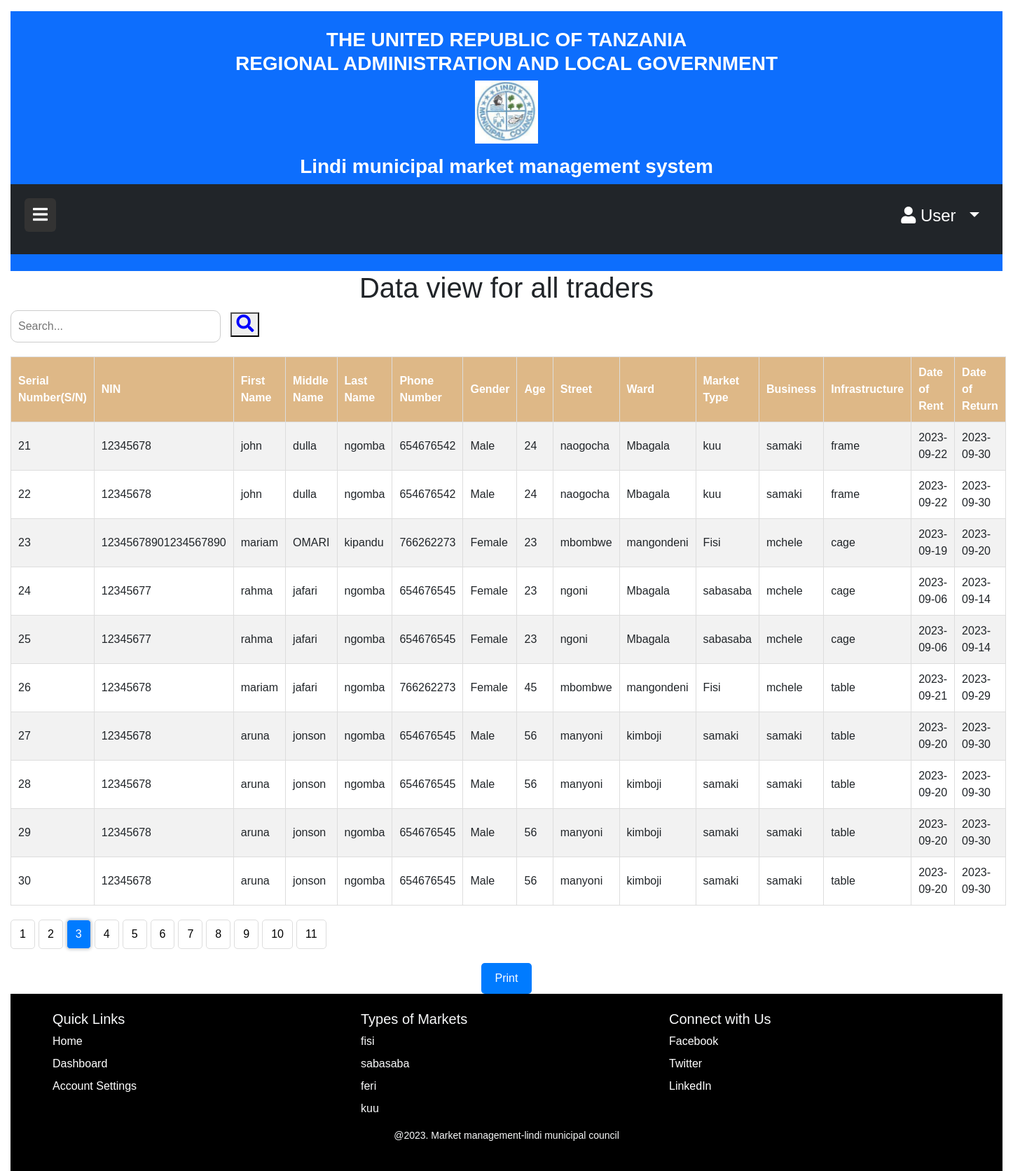
The app's page /Traders.php?page=3 with its own data.
### tables this page shows
CREATE TABLE `wafanyabiashara` (
  `Mfanyabiashara_ID` int(11) NOT NULL,
  `NIN` varchar(24) NOT NULL,
  `Jina_la_Kwanza` varchar(15) NOT NULL,
  `Jina_Kati` varchar(15) NOT NULL,
  `Jina_Mwisho` varchar(15) NOT NULL,
  `Namba_ya_Simu` int(11) NOT NULL,
  `Jinsi` text NOT NULL,
  `Umri` int(11) NOT NULL,
  `Street` varchar(15) NOT NULL,
  `Ward` varchar(15) NOT NULL,
  `MarketType` varchar(20) NOT NULL,
  `business` varchar(30) NOT NULL,
  `infrastructure` varchar(20) NOT NULL,
  `date_of_rent` date NOT NULL,
  `date_of_return` date NOT NULL
);

### Traders.php (the view, shortened to what this page needs)
<!DOCTYPE html>
<html>
<head>
  <link rel="stylesheet" href="https://cdn.jsdelivr.net/npm/bootstrap@5.3.0/dist/css/bootstrap.min.css">
  <link rel="stylesheet" href="https://cdnjs.cloudflare.com/ajax/libs/font-awesome/5.15.3/css/all.min.css">
  <link rel="stylesheet" href="style/content.css">
  <link rel="stylesheet" href="https://cdnjs.cloudflare.com/ajax/libs/font-awesome/5.15.4/css/all.min.css">
</head>
<body>
<div id="main-content">
            <header class="bg-primary text-white text-center py-4">
        <div class="d-flex flex-column align-items-center">
            <h3>THE UNITED REPUBLIC OF TANZANIA <br> REGIONAL ADMINISTRATION AND LOCAL GOVERNMENT</h3>
            <div class="mb-3" id="tp">
              <img src="image/lindi-municipal.jpg" alt="image" class="img-fluid">
            </div>
            <h3 class="m-0">Lindi municipal market management system<h3>
          </div>
    <div class="position-relative bg-dark p-3" id="top">
      <div class="d-flex justify-content-between">
          <button id="toggle-btn" class="btn btn-dark">
              <i class="fas fa-bars"></i>
          </button>
          <div class="user-dropdown">
              <button id="user-btn" class="btn btn-dark dropdown-toggle" data-bs-toggle="dropdown">
                  <i class="fas fa-user"></i> User <i class="fas fa-arrow"></i>
              </button>
          </div>
      </div>
    </div>
    </header>
<h1>Data view for all traders</h1>
<div class="search-container">
  <form method="GET" action="">
    <div class="search-wrapper">
      <input type="text" name="search"  placeholder="Search...">
      <button type="submit"><i class="fa fa-search" aria-hidden="true"></i></button>
    </div>
  </form>
</div>
  <?php
include 'Connection.php' ;
  $current_page = isset($_GET['page']) ? $_GET['page'] : 1;
  $rows_per_page = 10;
  $offset = ($current_page - 1) * $rows_per_page;
  $search_query = isset($_GET['search']) ? $_GET['search'] : '';
  $total_rows_query = "SELECT COUNT(*) AS total FROM wafanyabiashara WHERE
                        NIN LIKE '%$search_query%' OR
                        Jina_la_Kwanza LIKE '%$search_query%' OR
                        Jina_Kati LIKE '%$search_query%' OR
                        Jina_Mwisho LIKE '%$search_query%' OR
                        Namba_ya_Simu LIKE '%$search_query%' OR
                        Jinsi LIKE '%$search_query%' OR
                        Umri LIKE '%$search_query%' OR
                        Street LIKE '%$search_query%' OR
                        Ward LIKE '%$search_query%' OR
                        MarketType LIKE '%$search_query%' OR
                        business LIKE '%$search_query%' OR
                        infrastructure LIKE '%$search_query%' OR
                        date_of_rent LIKE '%$search_query%' OR
                        date_of_return LIKE '%$search_query%'";
  $total_rows_result = $conn->query($total_rows_query);
  $total_rows = $total_rows_result->fetch_assoc()['total'];
  $total_pages = ceil($total_rows / $rows_per_page);
  $sql = "SELECT * FROM wafanyabiashara WHERE
            NIN LIKE '%$search_query%' OR
            Jina_la_Kwanza LIKE '%$search_query%' OR
            Jina_Kati LIKE '%$search_query%' OR
            Jina_Mwisho LIKE '%$search_query%' OR
            Namba_ya_Simu LIKE '%$search_query%' OR
            Jinsi LIKE '%$search_query%' OR
            Umri LIKE '%$search_query%' OR
            Street LIKE '%$search_query%' OR
            Ward LIKE '%$search_query%' OR
            MarketType LIKE '%$search_query%' OR
            business LIKE  '%$search_query%' OR
            infrastructure LIKE '%$search_query%' OR
            date_of_rent LIKE '%$search_query%' OR
            date_of_return LIKE '%$search_query%'
          LIMIT $offset, $rows_per_page";
  $result = $conn->query($sql);
  if ($result->num_rows > 0) {
    echo "<table>";
    echo "<tr>
            <th class='serial-number'>Serial Number(S/N)</th>
            <th class='table-header'>NIN</th>
            <th class='table-header'>First Name</th>
            <th class='table-header'>Middle Name</th>
            <th class='table-header'>Last Name</th>
            <th class='table-header'>Phone Number</th>
            <th class='table-header'>Gender</th>
            <th class='table-header'>Age</th>
            <th class='table-header'>Street</th>
            <th class='table-header'>Ward</th>
            <th class='table-header'>Market Type</th>
            <th class='table-header'>Business</th>
            <th class='table-header'>Infrastructure</th>
            <th class='table-header'>Date of Rent</th>
            <th class='table-header'>Date of Return</th>
          </tr>";
    $serial_number = $offset + 1;
    while ($row = $result->fetch_assoc()) {
      $nin = $row["NIN"];
      $first_name = $row["Jina_la_Kwanza"];
      $middle_name = $row["Jina_Kati"];
      $last_name = $row["Jina_Mwisho"];
      $phone_number = $row["Namba_ya_Simu"];
      $gender = $row["Jinsi"];
      $age = $row["Umri"];
      $street = $row["Street"];
      $ward = $row["Ward"];
      $market_type = $row["MarketType"];
      $business = $row["business"];
      $infrastructure = $row["infrastructure"];
      $date_of_rent = $row["date_of_rent"];
      $date_of_return = $row["date_of_return"];
      $row_class = ($serial_number % 2 == 0) ? '' : 'gray-row';
      echo "<tr class='$row_class'>
              <td class='serial-number'>$serial_number</td>
              <td>$nin</td>
              <td>$first_name</td>
              <td>$middle_name</td>
              <td>$last_name</td>
              <td>$phone_number</td>
              <td>$gender</td>
              <td>$age</td>
              <td>$street</td>
              <td>$ward</td>
              <td>$market_type</td>
              <td>$business</td>
              <td>$infrastructure</td>
              <td>$date_of_rent</td>
              <td>$date_of_return</td>
            </tr>";
      $serial_number++;
    }
    echo "</table>";
    echo "<ul class='pagination'>";
    for ($i = 1; $i <= $total_pages; $i++) {
      $active_class = ($i == $current_page) ? 'active' : '';
      $search_param = (!empty($search_query)) ? "&search=$search_query" : "";
      echo "<li class='$active_class'><a href='?page=$i$search_param'>$i</a></li>";
    }
    echo "</ul>";
  } else {
    echo "<p>No results found.</p>";
  }
  ?>
<div class="print-button">
            <button onclick="window.print()">Print</button>
        </div>
  <footer class="custom-footer text-light py-4">
    <div class="container">
      <div class="row">
        <div class="col-md-4">
          <h5>Quick Links</h5>
          <ul class="list-unstyled">
            <li><a href="#">Home</a></li>
            <li><a href="#">Dashboard</a></li>
            <li><a href="#">Account Settings</a></li>
          </ul>
        </div>
        <div class="col-md-4">
          <h5>Types of Markets</h5>
          <ul class="list-unstyled">
            <li>fisi</li>
            <li>sabasaba</li>
            <li>feri</li>
            <li>kuu</li>
          </ul>
        </div>
        <div class="col-md-4">
          <h5>Connect with Us</h5>
          <ul class="list-unstyled">
            <li><a href="#"><i class="bi bi-facebook"></i> Facebook</a></li>
            <li><a href="#"><i class="bi bi-twitter"></i> Twitter</a></li>
            <li><a href="#"><i class="bi bi-linkedin"></i> LinkedIn</a></li>
          </ul>
        </div>
      </div>
      <p class="text-center">@2023. Market management-lindi municipal council</p>
    </div>
    </footer>
  </div>
</body>
</html>

### style/content.css (style rules this page uses)
body { height: 0; }
#main-content { transition: margin-left 0.3s ease-in-out; padding-left: 15px; padding-right: 15px; }
#toggle-btn { position: absolute; left: 20px; top: 20px; background: #333; color: white; border: none; cursor: pointer; font-size: 24px; z-index: 1001; }
#tp img { height: 90px; width: 90px; }
#user-btn { position: absolute; top: 20px; right: 20px; background: #333; color: white; cursor: pointer; font-size: 24px; z-index: 1001; }
#top { background-color: #f7f7f7; height: 100px; }
.user-dropdown { position: absolute; top: 0; right: 0; }
#user-btn { border-radius: 0; background-color:transparent; }
:root { --main-background-color: #f7f7f7; }
.custom-footer { padding: 100px 0; background-color: var(--main-background-color); background-color:black; }
footer { padding: 20px 10px; background-color: black; }
footer ul { list-style: none; padding: 0; }
footer ul li { margin-bottom: 8px; }
footer ul li a { color: #fff; text-decoration: none; transition: color 0.3s ease; }
footer p { font-size: 14px; }
input[type="text"], input[type="tel"], input[type="number"], input[type="date"], select { width: 100%; padding: 10px; border: 1px solid #ccc; border-radius: 5px; }
h3 { font-weight: bold; }

### Traders.php (style rules this page uses)
body { font-family: Arial, sans-serif; }
h1 { text-align: center; }
table { width: 100%; border-collapse: collapse; margin-top: 20px; }
table, th, td { border: 1px solid #ddd; }
th, td { padding: 10px; text-align: left; }
th { background-color: burlywood; color: #fff; }
tr:nth-child(even) { background-color: #f2f2f2; }
.print-button { margin-top: 20px; text-align: center; }
.print-button button { background-color: #007bff; color: #fff; padding: 10px 20px; border: none; border-radius: 5px; cursor: pointer; }
.pagination { margin-top: 20px; list-style-type: none; text-align: center; }
.pagination li { display: inline-block; margin-right: 5px; }
.pagination li a { display: inline-block; padding: 8px 12px; text-decoration: none; color: #000; border: 1px solid #ddd; border-radius: 5px; }
.pagination li.active a { background-color: #007bff; color: #fff; box-shadow: 0px 0px 5px rgba(0, 0, 0, 0.3); }
.search-container { display: flex; align-items: center; }
input[type="text"] { padding: 10px; border: 1px solid #ccc; border-radius: 10px; width: 300px; margin-right: 10px; }
.fa-search { font-size: 25px; color:blue; }
.gray-row { background-color: #f2f2f2; }

### records on screen
wafanyabiashara: NIN "12345678", Jina_la_Kwanza "john", Jina_Kati "dulla", Jina_Mwisho "ngomba", Namba_ya_Simu "654676542", Jinsi "Male", Umri "24", Street "naogocha", Ward "Mbagala", MarketType "kuu", business "samaki", infrastructure "frame", date_of_rent "2023-09-22", date_of_return "2023-09-30"
wafanyabiashara: NIN "12345678", Jina_la_Kwanza "john", Jina_Kati "dulla", Jina_Mwisho "ngomba", Namba_ya_Simu "654676542", Jinsi "Male", Umri "24", Street "naogocha", Ward "Mbagala", MarketType "kuu", business "samaki", infrastructure "frame", date_of_rent "2023-09-22", date_of_return "2023-09-30"
wafanyabiashara: NIN "12345678901234567890", Jina_la_Kwanza "mariam", Jina_Kati "OMARI", Jina_Mwisho "kipandu", Namba_ya_Simu "766262273", Jinsi "Female", Umri "23", Street "mbombwe", Ward "mangondeni", MarketType "Fisi", business "mchele", infrastructure "cage", date_of_rent "2023-09-19", date_of_return "2023-09-20"
wafanyabiashara: NIN "12345677", Jina_la_Kwanza "rahma", Jina_Kati "jafari", Jina_Mwisho "ngomba", Namba_ya_Simu "654676545", Jinsi "Female", Umri "23", Street "ngoni", Ward "Mbagala", MarketType "sabasaba", business "mchele", infrastructure "cage", date_of_rent "2023-09-06", date_of_return "2023-09-14"
wafanyabiashara: NIN "12345677", Jina_la_Kwanza "rahma", Jina_Kati "jafari", Jina_Mwisho "ngomba", Namba_ya_Simu "654676545", Jinsi "Female", Umri "23", Street "ngoni", Ward "Mbagala", MarketType "sabasaba", business "mchele", infrastructure "cage", date_of_rent "2023-09-06", date_of_return "2023-09-14"
wafanyabiashara: NIN "12345678", Jina_la_Kwanza "mariam", Jina_Kati "jafari", Jina_Mwisho "ngomba", Namba_ya_Simu "766262273", Jinsi "Female", Umri "45", Street "mbombwe", Ward "mangondeni", MarketType "Fisi", business "mchele", infrastructure "table", date_of_rent "2023-09-21", date_of_return "2023-09-29"
wafanyabiashara: NIN "12345678", Jina_la_Kwanza "aruna", Jina_Kati "jonson", Jina_Mwisho "ngomba", Namba_ya_Simu "654676545", Jinsi "Male", Umri "56", Street "manyoni", Ward "kimboji", MarketType "samaki", business "samaki", infrastructure "table", date_of_rent "2023-09-20", date_of_return "2023-09-30"
wafanyabiashara: NIN "12345678", Jina_la_Kwanza "aruna", Jina_Kati "jonson", Jina_Mwisho "ngomba", Namba_ya_Simu "654676545", Jinsi "Male", Umri "56", Street "manyoni", Ward "kimboji", MarketType "samaki", business "samaki", infrastructure "table", date_of_rent "2023-09-20", date_of_return "2023-09-30"
wafanyabiashara: NIN "12345678", Jina_la_Kwanza "aruna", Jina_Kati "jonson", Jina_Mwisho "ngomba", Namba_ya_Simu "654676545", Jinsi "Male", Umri "56", Street "manyoni", Ward "kimboji", MarketType "samaki", business "samaki", infrastructure "table", date_of_rent "2023-09-20", date_of_return "2023-09-30"
wafanyabiashara: NIN "12345678", Jina_la_Kwanza "aruna", Jina_Kati "jonson", Jina_Mwisho "ngomba", Namba_ya_Simu "654676545", Jinsi "Male", Umri "56", Street "manyoni", Ward "kimboji", MarketType "samaki", business "samaki", infrastructure "table", date_of_rent "2023-09-20", date_of_return "2023-09-30"
